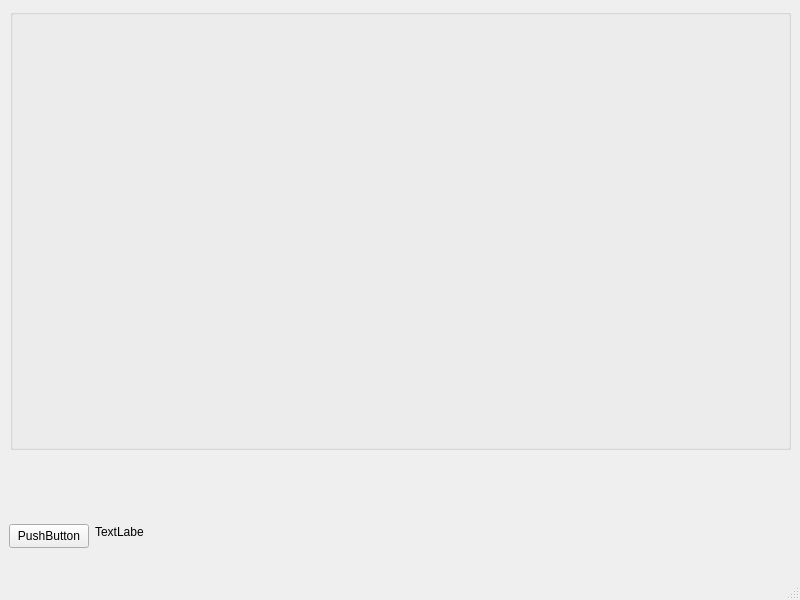
<?xml version="1.0" encoding="UTF-8"?>
<ui version="4.0">
 <class>destination</class>
 <widget class="QMainWindow" name="destination">
  <property name="geometry">
   <rect>
    <x>0</x>
    <y>0</y>
    <width>800</width>
    <height>600</height>
   </rect>
  </property>
  <property name="windowTitle">
   <string>MainWindow</string>
  </property>
  <widget class="QWidget" name="centralwidget">
   <widget class="QGroupBox" name="groupBox">
    <property name="geometry">
     <rect>
      <x>10</x>
      <y>9</y>
      <width>781</width>
      <height>441</height>
     </rect>
    </property>
    <property name="title">
     <string/>
    </property>
    <widget class="QWidget" name="verticalLayoutWidget">
     <property name="geometry">
      <rect>
       <x>-40</x>
       <y>180</y>
       <width>727</width>
       <height>16</height>
      </rect>
     </property>
     <layout class="QVBoxLayout" name="verticalLayout"/>
    </widget>
   </widget>
   <widget class="QLabel" name="label">
    <property name="geometry">
     <rect>
      <x>95</x>
      <y>524</y>
      <width>49</width>
      <height>16</height>
     </rect>
    </property>
    <property name="layoutDirection">
     <enum>Qt::LeftToRight</enum>
    </property>
    <property name="text">
     <string>TextLabel</string>
    </property>
   </widget>
   <widget class="QPushButton" name="pushButton">
    <property name="geometry">
     <rect>
      <x>9</x>
      <y>524</y>
      <width>80</width>
      <height>24</height>
     </rect>
    </property>
    <property name="text">
     <string>PushButton</string>
    </property>
   </widget>
  </widget>
  <widget class="QMenuBar" name="menubar">
   <property name="geometry">
    <rect>
     <x>0</x>
     <y>0</y>
     <width>800</width>
     <height>21</height>
    </rect>
   </property>
  </widget>
  <widget class="QStatusBar" name="statusbar"/>
 </widget>
 <resources/>
 <connections/>
</ui>
